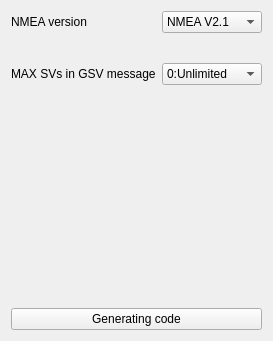
      <widget class="QWidget" name="page_19">
       <layout class="QVBoxLayout" name="verticalLayout_6">
        <item>
         <layout class="QGridLayout" name="gridLayout">
          <property name="horizontalSpacing">
           <number>6</number>
          </property>
          <property name="verticalSpacing">
           <number>30</number>
          </property>
          <item row="1" column="1">
           <widget class="QComboBox" name="comboBox_numSV">
            <item>
             <property name="text">
              <string>0:Unlimited</string>
             </property>
            </item>
            <item>
             <property name="text">
              <string>8</string>
             </property>
            </item>
            <item>
             <property name="text">
              <string>12</string>
             </property>
            </item>
            <item>
             <property name="text">
              <string>16</string>
             </property>
            </item>
           </widget>
          </item>
          <item row="0" column="0">
           <widget class="QLabel" name="label_30">
            <property name="text">
             <string>NMEA version</string>
            </property>
           </widget>
          </item>
          <item row="1" column="0">
           <widget class="QLabel" name="label_2">
            <property name="text">
             <string>MAX SVs in GSV message</string>
            </property>
           </widget>
          </item>
          <item row="0" column="1">
           <widget class="QComboBox" name="comboBox_NMEA_Version">
            <item>
             <property name="text">
              <string>NMEA V2.1</string>
             </property>
            </item>
            <item>
             <property name="text">
              <string>NMEA V4.11 </string>
             </property>
            </item>
           </widget>
          </item>
         </layout>
        </item>
        <item>
         <spacer name="verticalSpacer_2">
          <property name="orientation">
           <enum>Qt::Vertical</enum>
          </property>
          <property name="sizeHint" stdset="0">
           <size>
            <width>20</width>
            <height>217</height>
           </size>
          </property>
         </spacer>
        </item>
        <item>
         <widget class="QPushButton" name="pushButton_GC19">
          <property name="layoutDirection">
           <enum>Qt::LeftToRight</enum>
          </property>
          <property name="text">
           <string>Generating code</string>
          </property>
         </widget>
        </item>
       </layout>
      </widget>
